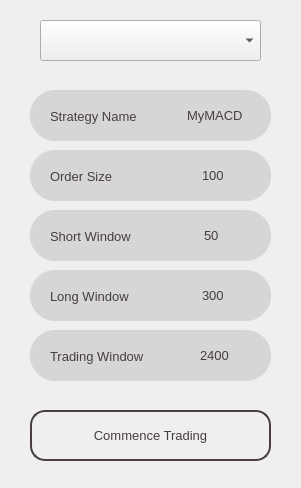
<?xml version="1.0" encoding="UTF-8"?>
<ui version="4.0">
 <class>Form</class>
 <widget class="QWidget" name="Form">
  <property name="windowModality">
   <enum>Qt::ApplicationModal</enum>
  </property>
  <property name="geometry">
   <rect>
    <x>0</x>
    <y>0</y>
    <width>301</width>
    <height>488</height>
   </rect>
  </property>
  <property name="windowTitle">
   <string>Moving Average Crossover Strategy]</string>
  </property>
  <widget class="QWidget" name="widget_2" native="true">
   <property name="geometry">
    <rect>
     <x>30</x>
     <y>150</y>
     <width>241</width>
     <height>51</height>
    </rect>
   </property>
   <property name="font">
    <font>
     <family>Segoe UI</family>
     <pointsize>10</pointsize>
    </font>
   </property>
   <property name="styleSheet">
    <string notr="true">background-color: rgb(214, 214, 214);
border-radius: 25px;
color: rgb(72, 61, 65);</string>
   </property>
   <widget class="QLabel" name="label">
    <property name="geometry">
     <rect>
      <x>20</x>
      <y>16</y>
      <width>71</width>
      <height>20</height>
     </rect>
    </property>
    <property name="font">
     <font>
      <family>Segoe UI</family>
      <pointsize>10</pointsize>
     </font>
    </property>
    <property name="styleSheet">
     <string notr="true">color: rgb(72, 61, 65);</string>
    </property>
    <property name="text">
     <string>Order Size</string>
    </property>
   </widget>
   <widget class="QLineEdit" name="order_size">
    <property name="geometry">
     <rect>
      <x>140</x>
      <y>10</y>
      <width>91</width>
      <height>31</height>
     </rect>
    </property>
    <property name="font">
     <font>
      <family>Segoe UI</family>
      <pointsize>10</pointsize>
     </font>
    </property>
    <property name="styleSheet">
     <string notr="true">background-image: url(:/stripes/bg/stripes-light.png);
border-radius: 15px;
color: rgb(72, 61, 65);</string>
    </property>
    <property name="inputMethodHints">
     <set>Qt::ImhPreferNumbers|Qt::ImhPreferUppercase</set>
    </property>
    <property name="inputMask">
     <string extracomment="Only numbers are allowed">0000</string>
    </property>
    <property name="text">
     <string>100</string>
    </property>
    <property name="frame">
     <bool>false</bool>
    </property>
    <property name="cursorPosition">
     <number>0</number>
    </property>
    <property name="alignment">
     <set>Qt::AlignCenter</set>
    </property>
   </widget>
  </widget>
  <widget class="QPushButton" name="commence_trading">
   <property name="enabled">
    <bool>true</bool>
   </property>
   <property name="geometry">
    <rect>
     <x>30</x>
     <y>410</y>
     <width>241</width>
     <height>51</height>
    </rect>
   </property>
   <property name="font">
    <font>
     <family>Segoe UI</family>
     <pointsize>10</pointsize>
    </font>
   </property>
   <property name="styleSheet">
    <string notr="true">QPushButton {
background-image: url(:/stripes/bg/stripes-light.png);
	color: rgb(72, 61, 65);
	border-radius: 15px;
border-width: 2px;
border-style: solid;
	border-color: rgb(72, 61, 65);
}
</string>
   </property>
   <property name="text">
    <string>Commence Trading</string>
   </property>
   <property name="icon">
    <iconset resource="ui_assets/resources.qrc">
     <normaloff>:/icons/order.png</normaloff>:/icons/order.png</iconset>
   </property>
   <property name="iconSize">
    <size>
     <width>30</width>
     <height>30</height>
    </size>
   </property>
  </widget>
  <widget class="QWidget" name="widget" native="true">
   <property name="geometry">
    <rect>
     <x>0</x>
     <y>0</y>
     <width>361</width>
     <height>80</height>
    </rect>
   </property>
   <property name="font">
    <font>
     <family>Segoe UI</family>
     <pointsize>10</pointsize>
    </font>
   </property>
   <property name="styleSheet">
    <string notr="true">background-image: url(:/stripes/bg/stripes-light.png);</string>
   </property>
   <widget class="QComboBox" name="ticker_combo">
    <property name="geometry">
     <rect>
      <x>40</x>
      <y>20</y>
      <width>221</width>
      <height>41</height>
     </rect>
    </property>
    <property name="font">
     <font>
      <family>Segoe UI</family>
      <pointsize>10</pointsize>
     </font>
    </property>
   </widget>
  </widget>
  <widget class="QWidget" name="widget_6" native="true">
   <property name="geometry">
    <rect>
     <x>30</x>
     <y>210</y>
     <width>241</width>
     <height>51</height>
    </rect>
   </property>
   <property name="font">
    <font>
     <family>Segoe UI</family>
     <pointsize>10</pointsize>
    </font>
   </property>
   <property name="styleSheet">
    <string notr="true">background-color: rgb(214, 214, 214);
border-radius: 25px;
color: rgb(72, 61, 65);</string>
   </property>
   <widget class="QLabel" name="label_3">
    <property name="geometry">
     <rect>
      <x>20</x>
      <y>16</y>
      <width>91</width>
      <height>20</height>
     </rect>
    </property>
    <property name="font">
     <font>
      <family>Segoe UI</family>
      <pointsize>10</pointsize>
     </font>
    </property>
    <property name="styleSheet">
     <string notr="true">color: rgb(72, 61, 65);</string>
    </property>
    <property name="text">
     <string>Short Window</string>
    </property>
   </widget>
   <widget class="QLineEdit" name="short_window">
    <property name="geometry">
     <rect>
      <x>140</x>
      <y>10</y>
      <width>91</width>
      <height>31</height>
     </rect>
    </property>
    <property name="font">
     <font>
      <family>Segoe UI</family>
      <pointsize>10</pointsize>
     </font>
    </property>
    <property name="styleSheet">
     <string notr="true">background-image: url(:/stripes/bg/stripes-light.png);
border-radius: 15px;
color: rgb(72, 61, 65);</string>
    </property>
    <property name="inputMethodHints">
     <set>Qt::ImhPreferNumbers|Qt::ImhPreferUppercase</set>
    </property>
    <property name="inputMask">
     <string extracomment="Only numbers are allowed">0000</string>
    </property>
    <property name="text">
     <string>50</string>
    </property>
    <property name="frame">
     <bool>false</bool>
    </property>
    <property name="cursorPosition">
     <number>0</number>
    </property>
    <property name="alignment">
     <set>Qt::AlignCenter</set>
    </property>
   </widget>
  </widget>
  <widget class="QWidget" name="widget_7" native="true">
   <property name="geometry">
    <rect>
     <x>30</x>
     <y>270</y>
     <width>241</width>
     <height>51</height>
    </rect>
   </property>
   <property name="font">
    <font>
     <family>Segoe UI</family>
     <pointsize>10</pointsize>
    </font>
   </property>
   <property name="styleSheet">
    <string notr="true">background-color: rgb(214, 214, 214);
border-radius: 25px;
color: rgb(72, 61, 65);</string>
   </property>
   <widget class="QLabel" name="label_4">
    <property name="geometry">
     <rect>
      <x>20</x>
      <y>16</y>
      <width>91</width>
      <height>20</height>
     </rect>
    </property>
    <property name="font">
     <font>
      <family>Segoe UI</family>
      <pointsize>10</pointsize>
     </font>
    </property>
    <property name="styleSheet">
     <string notr="true">color: rgb(72, 61, 65);</string>
    </property>
    <property name="text">
     <string>Long Window</string>
    </property>
   </widget>
   <widget class="QLineEdit" name="long_window">
    <property name="geometry">
     <rect>
      <x>140</x>
      <y>10</y>
      <width>91</width>
      <height>31</height>
     </rect>
    </property>
    <property name="font">
     <font>
      <family>Segoe UI</family>
      <pointsize>10</pointsize>
     </font>
    </property>
    <property name="styleSheet">
     <string notr="true">background-image: url(:/stripes/bg/stripes-light.png);
border-radius: 15px;
color: rgb(72, 61, 65);</string>
    </property>
    <property name="inputMethodHints">
     <set>Qt::ImhPreferNumbers|Qt::ImhPreferUppercase</set>
    </property>
    <property name="inputMask">
     <string extracomment="Only numbers are allowed">0000</string>
    </property>
    <property name="text">
     <string>300</string>
    </property>
    <property name="frame">
     <bool>false</bool>
    </property>
    <property name="cursorPosition">
     <number>0</number>
    </property>
    <property name="alignment">
     <set>Qt::AlignCenter</set>
    </property>
   </widget>
  </widget>
  <widget class="QWidget" name="widget_8" native="true">
   <property name="geometry">
    <rect>
     <x>30</x>
     <y>330</y>
     <width>241</width>
     <height>51</height>
    </rect>
   </property>
   <property name="font">
    <font>
     <family>Segoe UI</family>
     <pointsize>10</pointsize>
    </font>
   </property>
   <property name="styleSheet">
    <string notr="true">background-color: rgb(214, 214, 214);
border-radius: 25px;
color: rgb(72, 61, 65);</string>
   </property>
   <widget class="QLabel" name="label_5">
    <property name="geometry">
     <rect>
      <x>20</x>
      <y>16</y>
      <width>101</width>
      <height>20</height>
     </rect>
    </property>
    <property name="font">
     <font>
      <family>Segoe UI</family>
      <pointsize>10</pointsize>
     </font>
    </property>
    <property name="styleSheet">
     <string notr="true">color: rgb(72, 61, 65);</string>
    </property>
    <property name="text">
     <string>Trading Window</string>
    </property>
   </widget>
   <widget class="QLineEdit" name="window">
    <property name="geometry">
     <rect>
      <x>140</x>
      <y>10</y>
      <width>91</width>
      <height>31</height>
     </rect>
    </property>
    <property name="font">
     <font>
      <family>Segoe UI</family>
      <pointsize>10</pointsize>
     </font>
    </property>
    <property name="styleSheet">
     <string notr="true">background-image: url(:/stripes/bg/stripes-light.png);
border-radius: 15px;
color: rgb(72, 61, 65);</string>
    </property>
    <property name="inputMethodHints">
     <set>Qt::ImhPreferNumbers|Qt::ImhPreferUppercase</set>
    </property>
    <property name="inputMask">
     <string extracomment="Only numbers are allowed">0000</string>
    </property>
    <property name="text">
     <string>2400</string>
    </property>
    <property name="frame">
     <bool>false</bool>
    </property>
    <property name="cursorPosition">
     <number>4</number>
    </property>
    <property name="alignment">
     <set>Qt::AlignCenter</set>
    </property>
   </widget>
  </widget>
  <widget class="QWidget" name="widget_3" native="true">
   <property name="geometry">
    <rect>
     <x>30</x>
     <y>90</y>
     <width>241</width>
     <height>51</height>
    </rect>
   </property>
   <property name="font">
    <font>
     <family>Segoe UI</family>
     <pointsize>10</pointsize>
    </font>
   </property>
   <property name="styleSheet">
    <string notr="true">background-color: rgb(214, 214, 214);
border-radius: 25px;
color: rgb(72, 61, 65);</string>
   </property>
   <widget class="QLabel" name="label_2">
    <property name="geometry">
     <rect>
      <x>20</x>
      <y>16</y>
      <width>101</width>
      <height>20</height>
     </rect>
    </property>
    <property name="font">
     <font>
      <family>Segoe UI</family>
      <pointsize>10</pointsize>
     </font>
    </property>
    <property name="styleSheet">
     <string notr="true">color: rgb(72, 61, 65);</string>
    </property>
    <property name="text">
     <string>Strategy Name</string>
    </property>
   </widget>
   <widget class="QLineEdit" name="strategy_name">
    <property name="geometry">
     <rect>
      <x>140</x>
      <y>10</y>
      <width>91</width>
      <height>31</height>
     </rect>
    </property>
    <property name="font">
     <font>
      <family>Segoe UI</family>
      <pointsize>10</pointsize>
     </font>
    </property>
    <property name="styleSheet">
     <string notr="true">background-image: url(:/stripes/bg/stripes-light.png);
border-radius: 15px;
color: rgb(72, 61, 65);</string>
    </property>
    <property name="inputMethodHints">
     <set>Qt::ImhPreferNumbers|Qt::ImhPreferUppercase</set>
    </property>
    <property name="inputMask">
     <string extracomment="Only numbers are allowed"/>
    </property>
    <property name="text">
     <string>MyMACD</string>
    </property>
    <property name="frame">
     <bool>false</bool>
    </property>
    <property name="cursorPosition">
     <number>6</number>
    </property>
    <property name="alignment">
     <set>Qt::AlignCenter</set>
    </property>
   </widget>
  </widget>
 </widget>
 <resources>
  <include location="ui_assets/resources.qrc"/>
 </resources>
 <connections/>
</ui>
